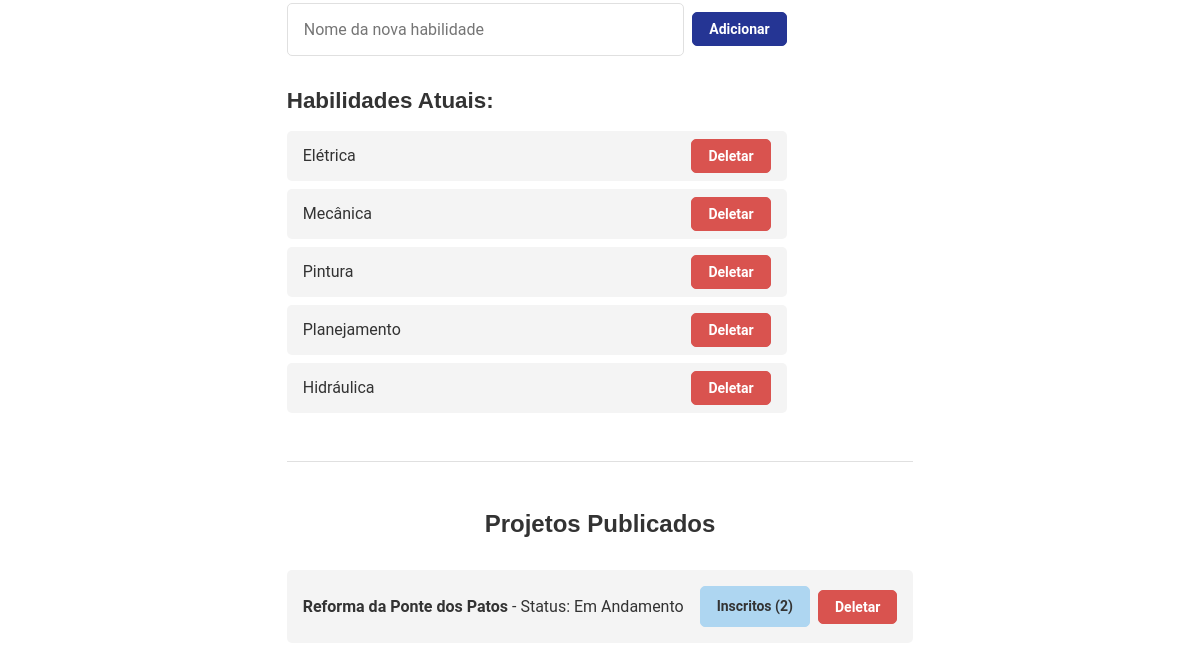
Page /admin (signed in, lower part) on the earlier database version.
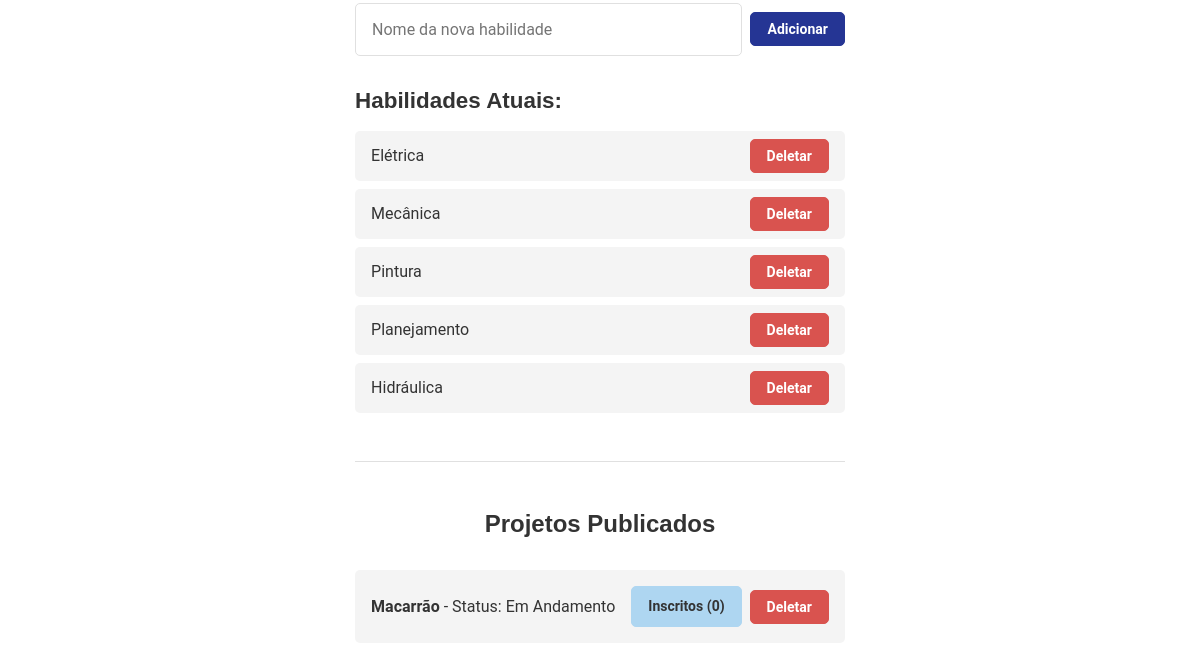
Same page on the later database version.
### ES/models.py (models this page shows, shortened)
class Skill(db.Model):
    id = db.Column(db.Integer, primary_key=True)
    name = db.Column(db.String(50), unique=True, nullable=False)

class Project(db.Model):
    id = db.Column(db.Integer, primary_key=True)
    title = db.Column(db.String(150), nullable=False)
    description = db.Column(db.Text, nullable=False)
    location = db.Column(db.String(100), nullable=False)
    status = db.Column(db.String(50), nullable=False, default='Não Inicializada')
    work_date = db.Column(db.Date, nullable=True)
    responsible_org = db.Column(db.String(150), nullable=True)
    responsible_contact = db.Column(db.String(100), nullable=True)
    voluntarios = db.relationship('User', secondary=inscricoes, back_populates='projects')
    required_skills = db.relationship('Skill', secondary=project_skills, lazy='subquery', backref=db.backref('projects', lazy=True))

### ES/routes/routes_admin.py (the view, shortened to what this page needs)
@dp.route('/admin', methods=['GET', 'POST'])
@admin_required
def admin_page():
    all_projects = Project.query.order_by(Project.id.desc()).all()
    all_skills = Skill.query.all()
    return render_template('admin.html', logged_in=True, projects=all_projects, skills=all_skills)

### ES/routes/routes_admin.py (called while the page is built)
def admin_required(f):
    @wraps(f)
    def decorated_function(*args, **kwargs):
        if 'user_id' not in session:
            flash('Acesso negado. Por favor, faça o login como admin', 'danger')
            return redirect(url_for('main.login_cadastro'))
        user = User.query.get(session['user_id'])
        if not user.is_admin:
            flash('Você não tem permissão para acessar esta pagina.', 'danger')
            return redirect(url_for('main.homepage'))
        return f(*args, **kwargs)
    return decorated_function

### ES/templates/admin.html (shortened to what this page needs)
<!DOCTYPE html>
<html lang="pt-BR">
<head>
    <link rel="stylesheet" href="{{ url_for('static', filename='css/base.css') }}">
    <link rel="stylesheet" href="{{ url_for('static', filename='css/admin.css') }}">
</head>
<body data-logged-in="True">
    <main class="admin-container">
        <section>
            <div>
                <form action="{{ url_for('main.add_skill') }}" method="POST">
                    <div class="form-group">
                        <input class="form-input" type="text" name="skill_name" placeholder="Nome da nova habilidade" required>
                    </div>
                    <button type="submit" class="btn btn-primary">Adicionar</button>
                </form>
            </div>
            <h4>Habilidades Atuais:</h4>
            <ul>
                {% for skill in skills %}
                    <li>
                        <span>{{ skill.name }}</span>
                        <form action="{{ url_for('main.delete_skill', skill_id=skill.id) }}" method="POST" onsubmit="return confirm('Tem certeza que deseja deletar a habilidade \'{{ skill.name }}\'? Isso a removerá de todos os projetos.');">
                            <button type="submit" class="btn">Deletar</button>
                        </form>
                    </li>
                {% else %}
                    <li>Nenhuma habilidade cadastrada.</li>
                {% endfor %}
            </ul>
        </section>
    <hr>
        <section>
            <h2 class="section-title">Projetos Publicados</h2>
            {% for project in projects %}
            <div>
                <div>
                    <span><strong>{{ project.title }}</strong> - Status: {{ project.status }}</span>
                    <div>
                        <a href="{{ url_for('main.view_volunteers', project_id=project.id) }}" class="btn">Inscritos ({{ project.voluntarios|length }})</a>
                        <form action="{{ url_for('main.delete_project', project_id=project.id) }}" method="POST" onsubmit="return confirm('Tem certeza que deseja deletar este projeto?');">
                            <button type="submit" class="btn">Deletar</button>
                        </form>
                    </div>
                </div>
            </div>
            {% endfor %}
        </section>
    </main>
</body>
</html>

Differences in the rows shown:
removed Project: title "Reforma da Ponte dos Patos", status "Em Andamento", voluntarios|length "2"
added Project: title "Macarrão", status "Em Andamento", voluntarios|length "0"
